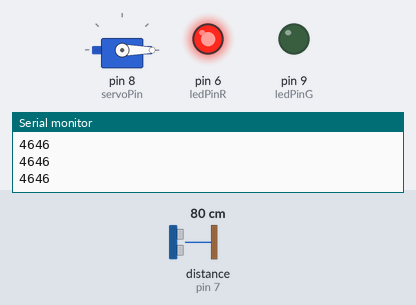
A sketch run on a simulated Arduino Uno, built with avr-gcc and run on an emulated ATmega328P. Parts: servo, output pins drawn as LEDs (lit = HIGH), the last lines printed to the serial monitor. Wiring (inferred from the names in the program): ultrasonic range finder: trigger pin 2; echo pin 7. The test bench sets the inputs (shaded band); at power-on: distance to the obstacle (sensor on pin 7) 80 cm. The echo pulse lasts 58.3 µs per cm; pins used as bus, display or sensor lines are not drawn.

Above: at 1.2 s.
1.3 s: distance to the obstacle (sensor on pin 7) set to 6 cm
2.8 s: distance to the obstacle (sensor on pin 7) set to 3 cm
At 3.6 s:
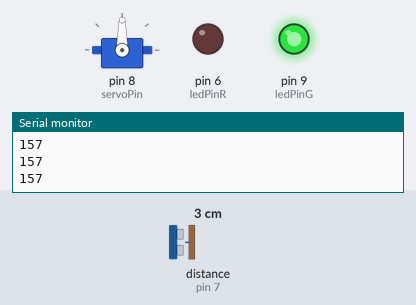
4.4 s: distance to the obstacle (sensor on pin 7) set to 9 cm
At 5.0 s:
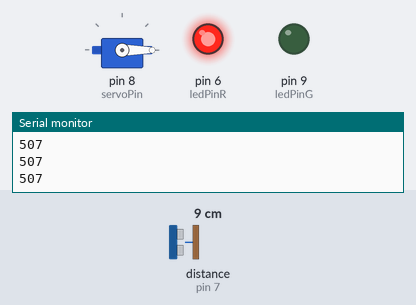
6.0 s: distance to the obstacle (sensor on pin 7) set to 2 cm
At 6.5 s:
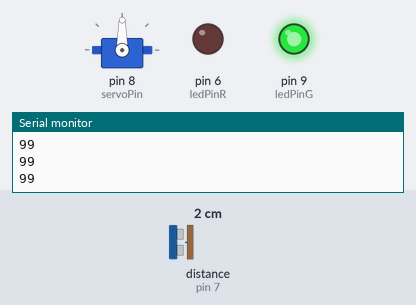
Timing chart, 0 to 8.7 s (numbered marks = the images above; inputs shaded):
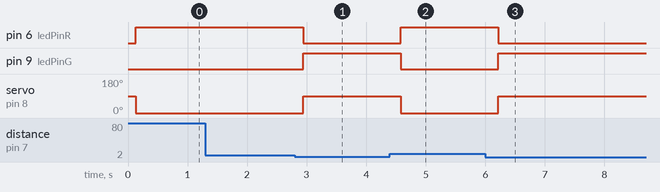

The sketch:

ultranosonic_sensor.ino
```cpp
#include  <Servo.h>
int trigPin = 2;
int echoPin=7;
int pingtraveltime;

int servoPin=8;
int servopos=90;
int servopos2= 0;
Servo myservo;

int ledPinG=9;
int ledPinR=6;


void setup() {
  pinMode(trigPin,OUTPUT);
  pinMode(echoPin,INPUT);
  pinMode(servoPin,OUTPUT);
  pinMode(ledPinG,OUTPUT);
  pinMode(ledPinR,OUTPUT);
  myservo.attach(servoPin);
 Serial.begin(9600);
}

void loop() {
digitalWrite(trigPin,LOW);
delayMicroseconds(10);
digitalWrite(trigPin,HIGH);
delayMicroseconds(10);
digitalWrite(trigPin,LOW);
pingtraveltime= pulseIn(echoPin,HIGH);
delay(25);
Serial.println(pingtraveltime);
delay(100);

if ( pingtraveltime<250){
  digitalWrite(ledPinG,HIGH);
  digitalWrite(ledPinR,LOW);
  myservo.write(servopos);
}
else{
  digitalWrite(ledPinG,LOW);
  digitalWrite(ledPinR,HIGH);
  myservo.write(servopos2);
}

}
```

Measured:
- the behaviour switches between 5 and 4 cm on distance to the obstacle (sensor on pin 7) (found by bisection; images 0 and 1)
- after the input at 2.8 s, pin 6 (ledPinR): HIGH → LOW after 0.14 s; pin 9 (ledPinG): LOW → HIGH after 0.14 s; servo on pin 8 (servoPin): 0° → 90° after 0.14 s
- after the input at 4.4 s, pin 6 (ledPinR): LOW → HIGH after 0.18 s; pin 9 (ledPinG): HIGH → LOW after 0.18 s; servo on pin 8 (servoPin): 90° → 0° after 0.18 s
- after the input at 6.0 s, pin 6 (ledPinR): HIGH → LOW after 0.22 s; pin 9 (ledPinG): LOW → HIGH after 0.22 s; servo on pin 8 (servoPin): 0° → 90° after 0.22 s
